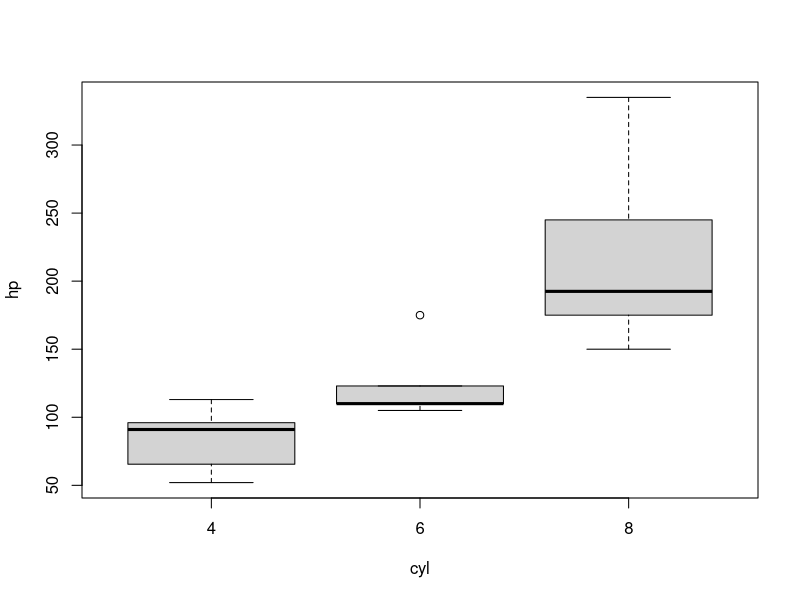

Here is the R script that generated this plot:
## ---- chunk 1
# Make the figs show up in "fig/" directory. Then, the first, second, etc figs
# produced are referenced with
# "fig/chunk-name-1.png", "fig/chunk-name-2.png", ..
# can use other image types. see https://yihui.name/knitr/options/
# and set other options here too, e.g., dpi=600
knitr::opts_chunk$set( fig.path="fig/", dev="png", include=FALSE)
## ---- chunk 2
boxplot(hp ~ cyl, mtcars)
